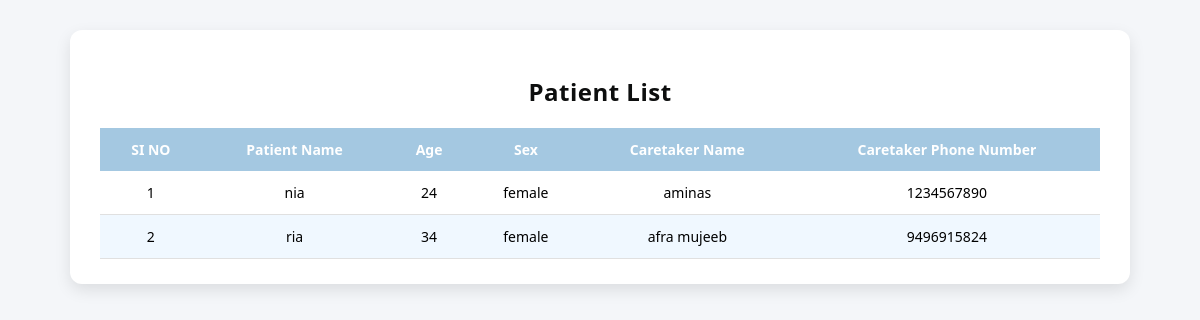
Screenshot of /ViewPatient with the database file from the repository.
### RenalGuideApp/models.py (models this page shows)
class PatientTable(models.Model):
    name=models.CharField(max_length=30,null=True,blank=True)
    age=models.IntegerField(null=True,blank=True)
    sex=models.CharField(max_length=30,null=True,blank=True)
    bloodgroup=models.CharField(max_length=30,null=True,blank=True)
    diagnosis=models.CharField(max_length=30,null=True,blank=True)
    CARETAKERID=models.ForeignKey(CaretakerTable,on_delete=models.CASCADE, null=True,blank=True)

class CaretakerTable(models.Model):
    name=models.CharField(max_length=30,null=True,blank=True)
    age=models.IntegerField(null=True,blank=True)
    phonenumber=models.BigIntegerField(null=True,blank=True)
    sex=models.CharField(max_length=30,null=True,blank=True)
    email=models.CharField(null=True,blank=True)
    status = models.CharField(max_length=100, null=True, blank=True)
    LOGINID=models.ForeignKey(LoginTable,on_delete=models.CASCADE, null=True,blank=True)

### RenalGuideApp/views.py (the view)
# urls.py: path('ViewPatient', ViewPatient.as_view(), name="ViewPatient"),
class ViewPatient(View):
    def get(self, request):
        c=PatientTable.objects.all()
        return render(request, 'administration/ViewPatient.html',{'patient':c})

### templates/administration/ViewPatient.html (shortened to what this page needs)
<!DOCTYPE html>
<html lang="en">
<head>
</head>
<body>
    <div class="container">
        <h2>Patient List</h2>
        <table>
            <thead>
                <tr>
                    <th>SI NO</th>
                    <th>Patient Name</th>
                    <th>Age</th>
                    <th>Sex</th>
                    <th>Caretaker Name</th>
                    <th>Caretaker Phone Number</th>
                </tr>
            </thead>
            <tbody>
                {% for i in patient %}
                <tr>
                    <td data-label="SI NO">{{ forloop.counter }}</td>
                    <td data-label="Patient Name">{{ i.name }}</td>
                    <td data-label="Age">{{ i.age }}</td>
                    <td data-label="Sex">{{ i.sex }}</td>
                    <td data-label="Caretaker Name">{{ i.CARETAKERID.name }}</td>
                    <td data-label="Caretaker Phone Number">{{ i.CARETAKERID.phonenumber }}</td>
                </tr>
                {% endfor %}
            </tbody>
        </table>
    </div>
</body>
</html>

### templates/administration/ViewPatient.html (style rules this page uses)
body { font-family: 'Segoe UI', Tahoma, sans-serif; background-color: #f4f6f9; margin: 0; padding: 30px; }
.container { max-width: 1000px; margin: auto; background-color: #ffffff; padding: 25px 30px; border-radius: 12px; box-shadow: 0 6px 16px rgba(0, 0, 0, 0.1); }
h2 { text-align: center; color: #0d0e0e; margin-bottom: 20px; letter-spacing: 0.5px; }
table { width: 100%; border-collapse: collapse; margin-top: 10px; }
thead { background-color: #A4C8E1; color: #ffffff; }
th, td { padding: 12px 15px; text-align: center; font-size: 14px; }
tbody tr { border-bottom: 1px solid #e0e0e0; }
tbody tr:nth-child(even) { background-color: #f0f8ff; }

### rows the page displays
PatientTable: name "nia", age "24", sex "female", CARETAKERID.name "aminas", CARETAKERID.phonenumber "1234567890"
PatientTable: name "ria", age "34", sex "female", CARETAKERID.name "afra mujeeb", CARETAKERID.phonenumber "9496915824"
